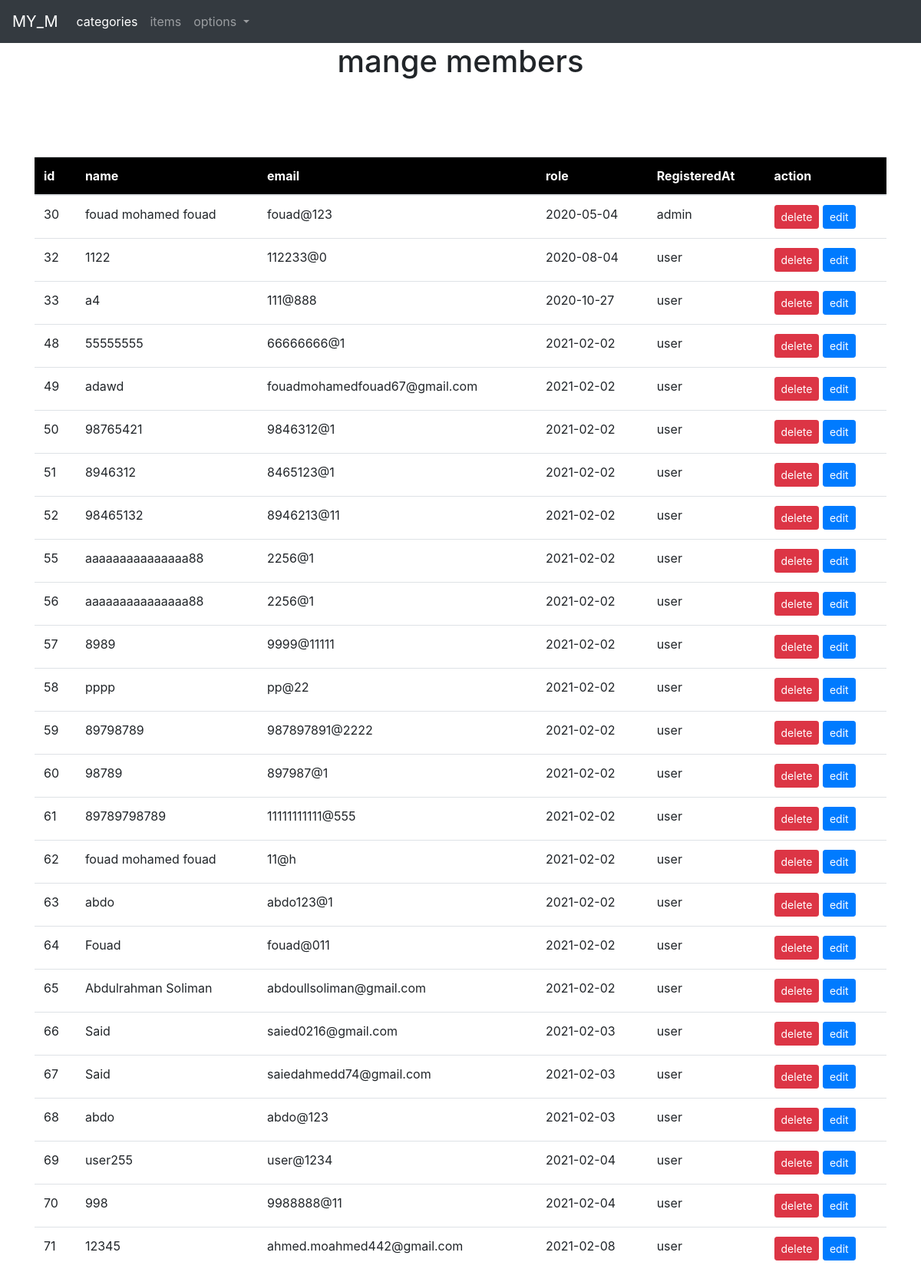
The app's page /admin/manageUsers.php (signed in) with its own data.
### tables this page shows
CREATE TABLE `users` (
  `id` int(11) NOT NULL,
  `name` varchar(255) NOT NULL,
  `email` varchar(255) NOT NULL,
  `password` varchar(255) NOT NULL,
  `role` int(11) NOT NULL DEFAULT 0,
  `trusted` int(11) NOT NULL DEFAULT 0,
  `statue` int(11) NOT NULL DEFAULT 0,
  `RegisteredAt` date NOT NULL
);

### admin/manageUsers.php (the view, shortened to what this page needs)
<?php
include 'init.php';
if(isset($_SESSION['name']) && $_SESSION['role']==1)
{
    $do=isset($_GET['do'])?$_GET['do']:'manage';
    if($do=='manage')
    {
        $statement=$conn->prepare("SELECT * from users");
        $statement->execute();
        $all_users=$statement->fetchAll();
        ?>
        <div class="text-center h1">mange members</div>
        <div class="container">
          <div class="table-responsive">
           <table class="table ">
            <thead>
                <tr>
                    <th>id</th>
                    <th>name</th>
                    <th>email</th>
                    <th>role</th>
                    <th>RegisteredAt</th>
                    <th>action</th>
                </tr>
            </thead>
            <tbody>
                    <?php foreach($all_users as $user)
                    {?>
                    <tr>
                        <td><?php echo $user['id'] ?></td>
                        <td><?php echo $user['name'] ?></td>
                        <td><?php echo $user['email'] ?></td>
                        <td><?php echo $user['RegisteredAt']?></td>
                        <td><?php
                         if($user['role']==1 )
                         {
                             echo "admin";
                         }
                         else
                         {
                            echo "user";
                         }
                        ?></td>
                         <td>
                             <form   method="POST" action="?do=delete&id=<?php echo $user['id']?>">
                                    <button class="btn btn-danger btn-sm">delete</button>
                             </form>
                             <form   method="POST" action="?do=edit&id=<?php echo $user['id']?>">
                                    <button class="btn btn-primary btn-sm">
                                          edit
                                    </button>
                             </form>
                        </td>
                    </tr>
                    <?php }?>
            </tbody>
           </table>
          </div>
        </div>
<?php
    }
}

### admin/include/temp/header.php (shortened to what this page needs)
<!DOCTYPE html>
<html>
<head>
  <link rel="stylesheet" href="https://stackpath.bootstrapcdn.com/bootstrap/4.4.1/css/bootstrap.min.css">
  <link rel="stylesheet" href="<?php echo $css; ?>login.css">
  <link rel="stylesheet" href="<?php echo  $css; ?>categories.css">
  <link rel="stylesheet" href="<?php echo  $css; ?>managepage.css">
  <link rel="stylesheet" href="<?php echo  $css; ?>dashbord.css">
  <link rel="stylesheet" href="<?php echo  $css; ?>items_category.css">
  <link rel="stylesheet" href="<?php echo  $css; ?>items.css">
  <link rel="stylesheet" href="<?php echo  $css; ?>load.css">
</head>
<body>

### admin/init.php (shortened to what this page needs)
<?php
  $header='include/temp/header.php';
  $navar='include/temp/navbar.php';
  $css='layout/css/';
include $header;
if(!isset($no_nav))
{
  include $navar;
}

### admin/include/temp/navbar.php (shortened to what this page needs)
<nav class="navbar navbar-expand-lg navbar navbar-dark bg-dark">
  <a class="navbar-brand" href="dashbord.php">MY_M</a>
  <div class="collapse navbar-collapse" id="navbarNavDropdown">
    <ul class="navbar-nav">
      <li class="nav-item active">
        <a class="nav-link" href="categories.php?do=manage">categories <span class="sr-only">(current)</span></a>
      </li>
      <li class="nav-item">
        <a class="nav-link" href="items.php?do=manage&page_no=1">items</a>
      </li>
      <li class="nav-item dropdown">
        <a class="nav-link dropdown-toggle" href="#" id="navbarDropdownMenuLink" role="button" data-toggle="dropdown" aria-haspopup="true" aria-expanded="false">
         options
        </a>
      </li>
    </ul>
  </div>
</nav>

### admin/layout/css/login.css (style rules this page uses)
.container { margin-top: 100px; }

### admin/layout/css/managepage.css (style rules this page uses)
.container .table-responsive .table thead { background: #000; color: #FFF; }
td form { display: inline-block; }

### admin/layout/css/load.css (style rules this page uses)
body { overflow: hidden; }

### records on screen
users: id "30", name "fouad mohamed fouad", email "fouad@123", RegisteredAt "2020-05-04", role "admin"
users: id "32", name "1122", email "112233@0", RegisteredAt "2020-08-04", role "user"
users: id "33", name "a4", email "111@888", RegisteredAt "2020-10-27", role "user"
users: id "48", name "55555555", email "66666666@1", RegisteredAt "2021-02-02", role "user"
users: id "49", name "adawd", email "fouadmohamedfouad67@gmail.com", RegisteredAt "2021-02-02", role "user"
users: id "50", name "98765421", email "9846312@1", RegisteredAt "2021-02-02", role "user"
users: id "51", name "8946312", email "8465123@1", RegisteredAt "2021-02-02", role "user"
users: id "52", name "98465132", email "8946213@11", RegisteredAt "2021-02-02", role "user"
users: id "55", name "aaaaaaaaaaaaaaa88", email "2256@1", RegisteredAt "2021-02-02", role "user"
users: id "56", name "aaaaaaaaaaaaaaa88", email "2256@1", RegisteredAt "2021-02-02", role "user"
users: id "57", name "8989", email "9999@11111", RegisteredAt "2021-02-02", role "user"
users: id "58", name "pppp", email "pp@22", RegisteredAt "2021-02-02", role "user"
users: id "59", name "89798789", email "987897891@2222", RegisteredAt "2021-02-02", role "user"
users: id "60", name "98789", email "897987@1", RegisteredAt "2021-02-02", role "user"
users: id "61", name "89789798789", email "11111111111@555", RegisteredAt "2021-02-02", role "user"
users: id "62", name "fouad mohamed fouad", email "11@h", RegisteredAt "2021-02-02", role "user"
users: id "63", name "abdo", email "abdo123@1", RegisteredAt "2021-02-02", role "user"
users: id "64", name "Fouad", email "fouad@011", RegisteredAt "2021-02-02", role "user"
users: id "65", name "Abdulrahman Soliman", email "abdoullsoliman@gmail.com", RegisteredAt "2021-02-02", role "user"
users: id "66", name "Said", email "saied0216@gmail.com", RegisteredAt "2021-02-03", role "user"
users: id "67", name "Said", email "saiedahmedd74@gmail.com", RegisteredAt "2021-02-03", role "user"
users: id "68", name "abdo", email "abdo@123", RegisteredAt "2021-02-03", role "user"
users: id "69", name "user255", email "user@1234", RegisteredAt "2021-02-04", role "user"
users: id "70", name "998", email "9988888@11", RegisteredAt "2021-02-04", role "user"
users: id "71", name "12345", email "ahmed.moahmed442@gmail.com", RegisteredAt "2021-02-08", role "user"
